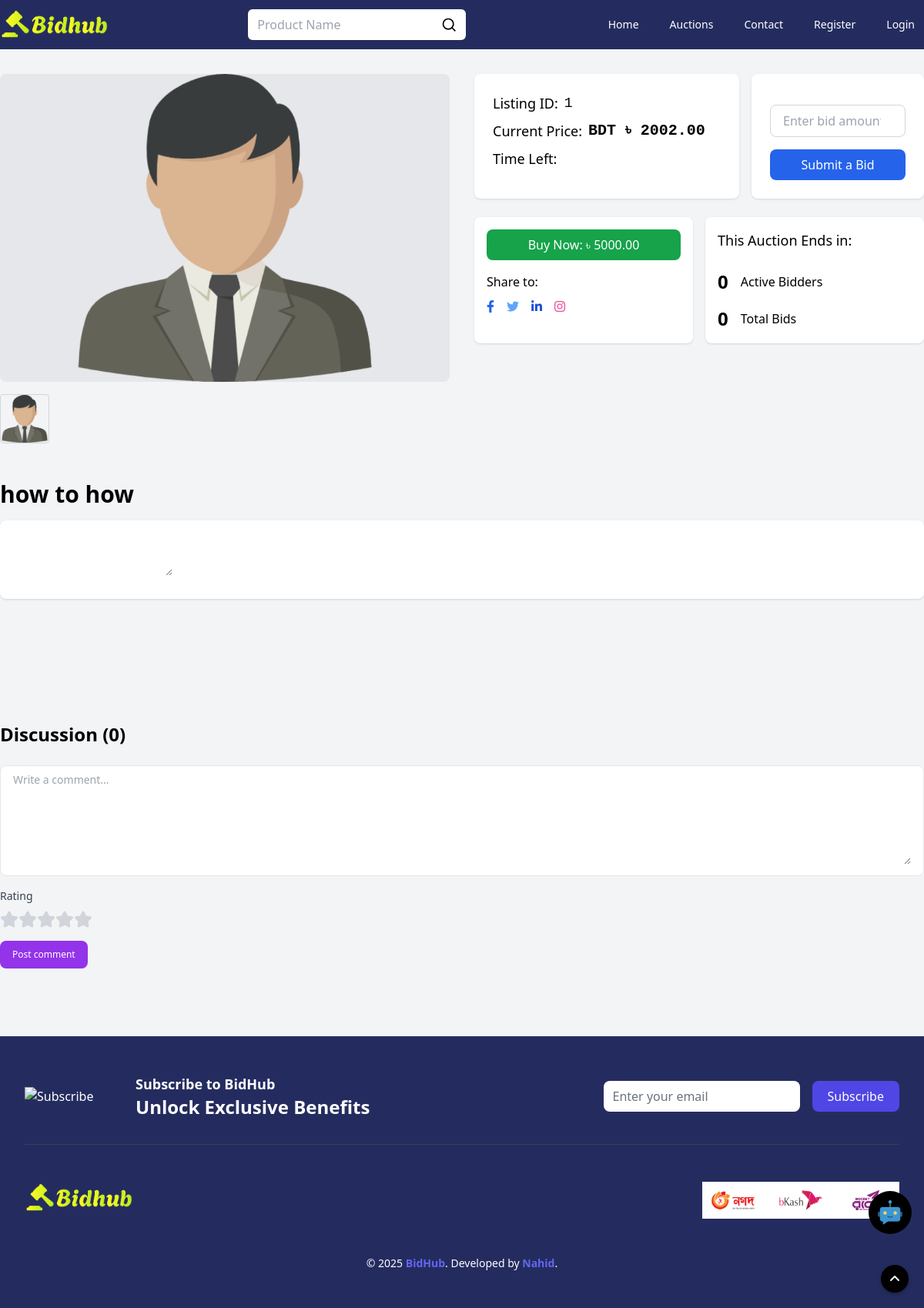
Page /auction/1 on the committed database.
### auctions/models.py (models this page shows, shortened)
class AuctionList(models.Model):
    user = models.ForeignKey(User, on_delete=models.CASCADE, null=True)
    title = models.CharField(max_length=2000)
    desc = tinymce_models.HTMLField()
    starting_bid = models.IntegerField()
    buy_now_price = models.IntegerField(default=0)
    bid_watch_list = models.IntegerField(default=0)
    expire_date = models.DateTimeField(blank=False, null=True)
    categories = models.ManyToManyField('Category', through='AuctionCategory')
    active_bool = models.BooleanField(default=True)
    def get_highest_bid(self):
        highest_bid = self.bids.order_by('-bid').first()
        return highest_bid.bid if highest_bid else self.starting_bid

### auctions/views.py (the view)
# urls.py: path("auction/<int:list_id>", views.auction_details, name="auctionDetails"),
def auction_details(request, list_id):
    auction = get_object_or_404(AuctionList, pk=list_id, active_bool=True)
    images = AuctionImage.objects.filter(auction=auction)
    image_urls = [request.build_absolute_uri(image.image_url.url) for image in images if image.image_url]
    bids_present = Bids.objects.filter(auction=auction)
    total_bids = bids_present.count()
    total_bidders = Bids.objects.filter(auction=auction).values('user').annotate(total_bids=Count('user')).count()
    highest_bid = auction.get_highest_bid()
    comments = Comments.objects.filter(listing=auction)
    for comment in comments:
        comment.user_photo = comment.user.profile_picture.url if comment.user.profile_picture else None
    rating_range = range(1, 6)
    context = {
        "list": auction,
        "image_urls": image_urls,
        "comments": comments,
        "rating_range": rating_range,
        "present_bid": minbid(auction.starting_bid, bids_present),
        "total_bids": total_bids,
        "total_bidders": total_bidders,
        "highest_bid": highest_bid,  # Add highest bid to context
        "is_owner": auction.user == request.user,
        "is_payment": Payment.objects.filter(auction=auction, status="VALID").exists()
    }
    return render(request, "details.html", context)

### auctions/views.py (called while the page is built)
def minbid(min_bid, present_bid):
    for bids_list in present_bid:
        if min_bid < int(bids_list.bid):
            min_bid = int(bids_list.bid)
    return min_bid

### auctions/templates/details.html (shortened to what this page needs)
{% extends "layout.html" %}
{% load static %}
{% block body %}
    <section class="py-24 bg-gray-100">
        <div class="container mx-auto px-4 lg:px-0 max-w-[1280px] w-full m-auto">
            <div class="grid grid-cols-1 lg:grid-cols-2 gap-8">
                <div class="relative">
                    <div class="relative w-full h-[400px] bg-gray-200 rounded-lg overflow-hidden">
                        {% if image_urls %}
                            <img src="{{ image_urls.0 }}"
                                 alt="Auction Image"
                                 id="mainImage"
                                 class="w-auto h-full m-auto object-cover object-center cursor-pointer"
                                 onclick="openFullscreen(this.src)"
                            />
                        {% endif %}
                    </div>
                    <div class="relative flex items-center">
                        <div class="flex gap-2 mt-4 overflow-x-auto scroll-smooth scrollbar-hide" id="thumbnail-slider">
                            {% for image_url in image_urls %}
                                <div class="w-16 h-16 flex-shrink-0 overflow-hidden border border-gray-300 rounded cursor-pointer snap-center"
                                     onclick="showImg(this.querySelector('img').src)">
                                    <img src="{{ image_url }}"
                                         alt="Thumbnail Image"
                                         class="w-full h-full object-cover transition-transform transform hover:scale-110"/>
                                </div>
                            {% endfor %}
                        </div>
                    </div>
                </div>
                <div class="space-y-6">
                    <div class="grid grid-cols-1 md:grid-cols-5 gap-4">
                        <div class="bg-white shadow rounded-lg p-6 md:col-span-3">
                            <ul class="space-y-2">
                                <li class="flex gap-2 items-center text-lg font-medium">
                                    <span>Listing ID:</span>
                                    <span class="font-mono">{{ list.id }}</span>
                                </li>
                                <li class="flex gap-2 items-center text-lg font-medium">
                                    <span>Current Price:</span>
                                    <span class="text-xl font-bold font-mono">BDT ৳
                                        {{ present_bid|floatformat:2 }}</span>
                                </li>
                                <li class="flex gap-2 items-center text-lg font-medium">
                                    <span>Time Left:</span>
                                </li>
                            </ul>
                        </div>
                        <div class="bg-white shadow rounded-lg p-6 md:col-span-2">
                            {% if is_payment %}
                                <div class="h-full w-full flex flex-col gap-4 justify-center items-center">
                                    <h1 class="text-xl">Payment Completed</h1>
                                    <svg xmlns="http://www.w3.org/2000/svg" x="0px" y="0px" width="70" height="70"
                                         viewBox="0 0 48 48">
                                        <path fill="#4caf50"
                                              d="M44,24c0,11.045-8.955,20-20,20S4,35.045,4,24S12.955,4,24,4S44,12.955,44,24z"></path>
                                        <path fill="#ccff90"
                                              d="M34.602,14.602L21,28.199l-5.602-5.598l-2.797,2.797L21,33.801l16.398-16.402L34.602,14.602z"></path>
                                    </svg>
                                </div>
                            {% else %}
                                {% if is_owner %}
                                    <div class="w-full h-full flex justify-center items-center">
                                        <a href="javascript:void(0);"
                                           class="bg-red-600 text-white px-4 py-2 rounded-lg hover:bg-red-700"
                                           onclick="openCloseBidModal('{{ list.id }}')">Close Auction</a>
                                    </div>
                                {% else %}
                                    <form class="space-y-4 flex flex-col items-center" method="POST"
                                          action="{% url 'bid' list.id %}">
                                        <input required name="bid_amount"
                                               placeholder="Enter bid amount"
                                               type="number"
                                               class="w-full px-4 py-2 border border-gray-300 rounded-lg focus:ring-2 focus:ring-blue-500"/>
                                        <button type="submit"
                                                class="bg-blue-600 text-white px-4 py-2 rounded-lg hover:bg-blue-700 w-full"
                                        >
                                            Submit a Bid
                                        </button>
                                    </form>
                                {% endif %}
                            {% endif %}
                        </div>
                    </div>
                    <div class="grid grid-cols-1 md:grid-cols-2 gap-4">
                        <div class="bg-white shadow rounded-lg p-4 col-span-1">
                            {% if not is_payment %}
                                <a href="{% url 'BuyNow' list.id %}"
                                   class="block bg-green-600 text-white px-4 py-2 rounded-lg text-center hover:bg-green-700"
                                >
                                    Buy Now: ৳ {{ list.buy_now_price|floatformat:2 }}
                                </a>
                            {% endif %}
                            <div class="flex gap-4 items-center justify-between">
                                <div class="mt-4">
                                    <span class="block mb-2 font-medium">Share to:</span>
                                    <ul class="flex space-x-4">
                                        <li>
                                            <a href="#0" class="text-blue-600 hover:text-blue-700">
                                                <i class="fab fa-facebook-f"></i></a>
                                        </li>
                                        <li>
                                            <a href="#0" class="text-blue-400 hover:text-blue-500">
                                                <i class="fab fa-twitter"></i></a>
                                        </li>
                                        <li>
                                            <a href="#0" class="text-blue-700 hover:text-blue-800">
                                                <i class="fab fa-linkedin-in"></i></a>
                                        </li>
                                        <li>
                                            <a href="#0" class="text-pink-500 hover:text-pink-600">
                                                <i class="fab fa-instagram"></i></a>
                                        </li>
                                    </ul>
                                </div>
                            </div>
                        </div>
                        <div class="bg-white shadow rounded-lg p-4 col-span-1">
                            <h6 class="text-lg font-medium">This Auction Ends in:</h6>
                            <div class="mt-6 space-y-4">
                                <div class="flex items-center space-x-4">
                                    <h3 class="text-2xl font-bold">
                                        <span class="counter">{{ total_bidders }}</span>
                                    </h3>
                                    <p>Active Bidders</p>
                                </div>
                                <div class="flex items-center space-x-4">
                                    <h3 class="text-2xl font-bold">
                                        <span class="counter">{{ total_bids }}</span>
                                    </h3>
                                    <p>Total Bids</p>
                                </div>
                            </div>
                        </div>
                    </div>
                </div>
            </div>
            <h3 class="text-3xl font-semibold mt-12 cursor-pointer" onclick="toggleTitle(this)">
                <span class="line-clamp-1 overflow-hidden">{{ list.title }}</span>
            </h3>
            <div class="mt-4">
                <div class="bg-white shadow rounded-lg p-6">
                    <textarea id="desc">
                        {{ list.desc }}
                    </textarea>
                </div>
            </div>
        </div>
    </section>
    <section class="py-8 lg:py-16 bg-gray-100 text-black">
        <div class="max-w-7xl mx-auto">
            <div class="flex justify-between items-center mb-6">
                <h2 class="text-lg lg:text-2xl font-bold">Discussion ({{ comments|length }})</h2>
            </div>
            <form class="mb-6" action="{% url 'comment' %}" method="POST">
                <div class="py-2 px-4 bg-white mb-4 rounded-lg rounded-t-lg border">
                    <textarea id="comment" rows="6" name="comment"
                              class="px-0 w-full text-sm border-0 focus:ring-0 focus:outline-none"
                              placeholder="Write a comment..." required></textarea>
                </div>
                <div class="mb-4">
                    <label for="rating" class="block text-sm font-medium text-gray-700 mb-2">Rating</label>
                    <div class="flex items-center" id="star-rating">
                        {% for i in rating_range %}
                            <svg class="w-6 h-6 text-gray-300 cursor-pointer" data-index="{{ i }}"
                                 xmlns="http://www.w3.org/2000/svg" fill="currentColor" viewBox="0 0 22 20">
                                <path d="M20.924 7.625a1.523 1.523 0 0 0-1.238-1.044l-5.051-.734-2.259-4.577a1.534 1.534 0 0 0-2.752 0L7.365 5.847l-5.051.734A1.535 1.535 0 0 0 1.463 9.2l3.656 3.563-.863 5.031a1.532 1.532 0 0 0 2.226 1.616L11 17.033l4.518 2.375a1.534 1.534 0 0 0 2.226-1.617l-.863-5.03L20.537 9.2a1.523 1.523 0 0 0 .387-1.575Z"/>
                            </svg>
                        {% endfor %}
                    </div>
                </div>
                <button type="submit" name="list_id" value="{{ list.id }}"
                        class="inline-flex bg-purple-600 text-white items-center py-2.5 px-4 text-xs font-medium text-center rounded-lg focus:ring-4">
                    Post comment
                </button>
            </form>
        </div>
    </section>
    {% include "assistant.html" %}
{% endblock %}

### rows in the picture
AuctionList: id "1", buy_now_price "5000.00", title "how to how"

### other values in the picture
{{ present_bid|floatformat:2 }} "2002.00"
{{ total_bidders }} "0"
{{ total_bids }} "0"
{{ comments|length }} "0"
